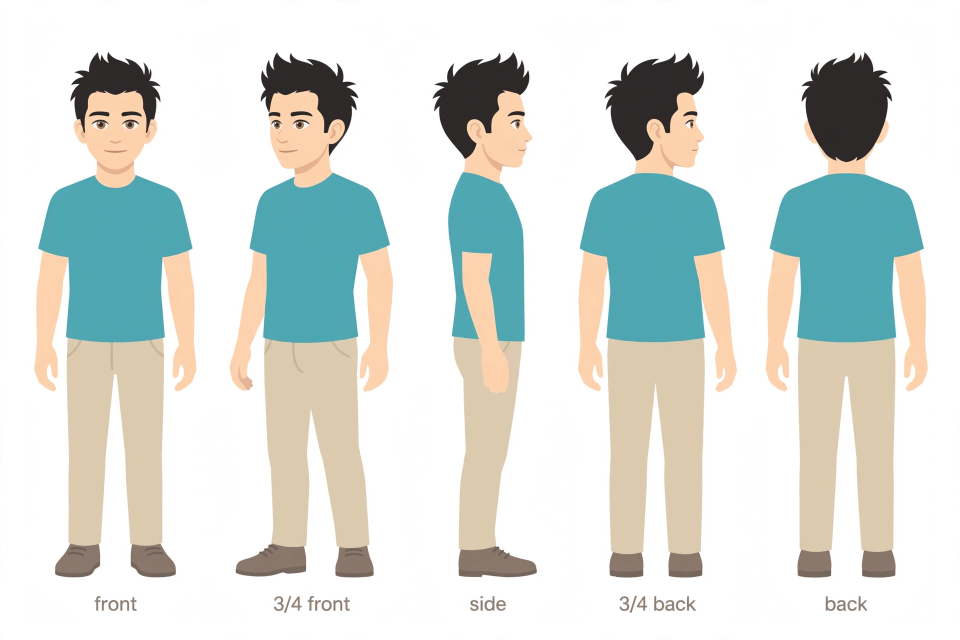
#> input picture whatsapp_artifacts/man in all poses.jpg, 1920 x 1280 px (shown at 1/2 size)
$ python cut_puppet.py '../../whatsapp_artifacts/man in all poses.jpg'
#> lines starting #> are read from the running program, lines starting #| are printed output that depends on the picture; after the words box and inside, x2 and y2 are one past the last pixel; in counts of white or black regions, pixels touching at a corner belong together
"""D1c puppet proof: cut the SIDE view of `man in all poses.jpg` into rig parts (flat-colour masks, hidden areas filled).

    .venv/Scripts/python tools/imggen/cut_puppet.py [--debug]
-> artifacts/d1c/parts/*.png + parts.json (pivots in part pixels, metres per pixel). --debug writes class/part previews.
The art is flat colour on white, so every pixel is classed by its nearest palette colour; alpha = un-blend from white.
"""
import json
import sys
from collections import deque
from pathlib import Path

import numpy as np
from PIL import Image

ROOT = Path(__file__).resolve().parents[2]
SRC = ROOT / "whatsapp_artifacts" / "man in all poses.jpg"
OUT = ROOT / "artifacts" / "d1c"
BOX = (840, 85, 1110, 1165)                     # side view in the 1920x1280 sheet
HEIGHT_M = 1.80                                  # hair tip to sole

PAL = {  # sampled from the sheet (see --debug), not the spec hex, so fills match the art exactly
    "hair": None, "skin": None, "skinD": None, "shirt": None, "pants": None, "shoes": None,
}
SEED = {"hair": (46, 43, 41), "skin": (250, 213, 176), "skinD": (232, 184, 150), "shirt": (79, 166, 178),
        "pants": (219, 203, 174), "shoes": (139, 126, 116), "eye": (110, 75, 45), "white": (255, 255, 255)}

# joints in SHEET pixels (side view, facing right) — read off the gridded crop
J = {"neck": (985, 330), "shoulder": (962, 395), "elbow": (958, 592), "wrist": (990, 690),
     "hip": (972, 735), "knee": (978, 905), "ankle": (985, 1092)}


def classify(img):
    a = img.astype(np.float32)
    names = list(SEED)
    cols = np.array([SEED[n] for n in names], np.float32)
    d = ((a[:, :, None, :] - cols[None, None]) ** 2).sum(-1)
    return np.array(names)[d.argmin(-1)], names


def sample_palette(img, cls):
    for n in PAL:
        m = cls == n
        PAL[n] = tuple(int(v) for v in np.median(img[m], axis=0)) if m.sum() > 50 else SEED[n]
#> after the loop, PAL = {'hair': (45, 41, 40), 'skin': (252, 210, 173), 'skinD': (229, 179, 146), 'shirt': (78, 167, 178), 'pants': (220, 202, 175), 'shoes': (138, 119, 107)}


def unblend_alpha(img):
    """alpha from how far a pixel is from white (flat art on white): 0 = white, 1 = a solid colour."""
    a = img.astype(np.float32)
    dark = 255 - a.min(-1)                      # distance of the darkest channel from white
    return np.clip(dark / 40.0, 0, 1)


def row_fill(rgba, mask, colour, y0, y1):
    """fill each row's span of `mask` between y0..y1 with `colour` (hides what lay on top, e.g. the arm)."""
    h, w = mask.shape
    for y in range(max(0, y0), min(h, y1)):
        xs = np.nonzero(mask[y])[0]
        if len(xs) > 1:
            rgba[y, xs[0]:xs[-1] + 1, :3] = colour
            rgba[y, xs[0] + 1:xs[-1], 3] = 255


def largest(mask):
    """the largest 8-connected piece of a mask (drops specks and neighbouring edge lines)."""
    seen = np.zeros_like(mask)
    best, best_n = None, 0
    for y0, x0 in zip(*np.nonzero(mask)):
        if seen[y0, x0]:
            continue
        q, pix = deque([(y0, x0)]), []
        seen[y0, x0] = True
        while q:
            y, x = q.popleft()
            pix.append((y, x))
            for dy in (-1, 0, 1):
                for dx in (-1, 0, 1):
                    v, u = y + dy, x + dx
                    if 0 <= v < mask.shape[0] and 0 <= u < mask.shape[1] and mask[v, u] and not seen[v, u]:
                        seen[v, u] = True
                        q.append((v, u))
        if len(pix) > best_n:
            best, best_n = pix, len(pix)
    out = np.zeros_like(mask)
    if best:
        ys, xs = zip(*best)
        out[list(ys), list(xs)] = True
    return out


def part(name, rgba, keep, pivot, parts, pad=6):
    """crop the pixels in `keep` to a tight PNG, remember the pivot in part pixels."""
    keep = largest(keep & (rgba[:, :, 3] > 0))
    a = rgba.copy()
    a[~keep, 3] = 0
    ys, xs = np.nonzero(a[:, :, 3] > 0)
    x0, x1, y0, y1 = xs.min() - pad, xs.max() + pad, ys.min() - pad, ys.max() + pad
    x0, y0 = max(0, x0), max(0, y0)
    Image.fromarray(a[y0:y1 + 1, x0:x1 + 1]).save(OUT / "parts" / f"{name}.png")
    px, py = pivot[0] - BOX[0], pivot[1] - BOX[1]
    parts[name] = {"file": f"parts/{name}.png", "pivot": [int(px - x0), int(py - y0)], "origin": [int(x0), int(y0)]}


def main():
    (OUT / "parts").mkdir(parents=True, exist_ok=True)
    img = np.array(Image.open(SRC).convert("RGB").crop(BOX))
    cls, _ = classify(img)
    sample_palette(img, cls)
    alpha = unblend_alpha(img)
    fig = alpha > 0.08                          # drops faint JPEG specks
#> fig: shape (1080, 270) bool; 44.5% white; 39 white regions (38 under 20 px), largest, box (x1, y1, x2, y2) and area: (24, 19, 236, 1071) 129730
    H, W = cls.shape
#> H = 1080; W = 270
    yy, xx = np.mgrid[0:H, 0:W]
    j = {k: (v[0] - BOX[0], v[1] - BOX[1]) for k, v in J.items()}
    # edge pixels were blended with the white page: un-blend so no light halo shows on a dark background
    a3 = np.maximum(alpha, 1e-3)[:, :, None]
    clean = np.clip((img.astype(np.float32) - (1 - a3) * 255) / a3, 0, 255).astype(np.uint8)
    rgba = np.dstack([np.where(fig[:, :, None], clean, img), (alpha * fig * 255).astype(np.uint8)])
    solid = lambda n: tuple(PAL[n])
    parts = {}

    shirt = (cls == "shirt") & fig
#> shirt: shape (1080, 270) bool; 12% white; 1 white region, box (x1, y1, x2, y2) and area: (57, 260, 209, 598) 34972
    pants = (cls == "pants") & fig
#> pants: shape (1080, 270) bool; 12.2% white; 383 white regions (376 under 20 px), largest, box (x1, y1, x2, y2) and area: (67, 418, 204, 1015) 34501, (111, 421, 145, 488) 103, (111, 263, 162, 283) 58
    shoes = (cls == "shoes") & fig
#> shoes: shape (1080, 270) bool; 2.6% white; 240 white regions (238 under 20 px), largest, box (x1, y1, x2, y2) and area: (77, 1007, 233, 1069) 7078, (191, 157, 200, 172) 64
    skin = np.isin(cls, ["skin", "skinD"]) & fig
#> skin: shape (1080, 270) bool; 9.4% white; 112 white regions (110 under 20 px), largest, box (x1, y1, x2, y2) and area: (88, 96, 224, 281) 13710, (85, 419, 178, 702) 13339

    # --- arm (in front of the torso): sleeve = shirt pixels inside a polygon band, skin below the sleeve hem
    sleeve_poly = (yy > j["shoulder"][1] - 45) & (yy < 512 - BOX[1]) & (xx > 925 - BOX[0]) & (xx < 1012 - BOX[0])
    upper = (skin & (yy >= 500 - BOX[1]) & (yy < j["elbow"][1] + 14)) & (xx < 1000 - BOX[0])
#> upper: shape (1080, 270) bool; 1.8% white; 1 white region, box (x1, y1, x2, y2) and area: (85, 419, 146, 521) 5300
    lower = skin & (yy >= j["elbow"][1] - 14) & (yy < 800 - BOX[1]) & (xx > 925 - BOX[0]) & ~((cls == "skinD") & (xx < 975 - BOX[0]) & (yy > 690 - BOX[1]))
#> lower: shape (1080, 270) bool; 3.3% white; 15 white regions (14 under 20 px), largest, box (x1, y1, x2, y2) and area: (88, 493, 178, 702) 9484
    # the sleeve is teal on teal (no edge in the art): the page draws it as a rounded shape over this skin part
    del sleeve_poly
    part("upperArm", rgba, upper, J["shoulder"], parts)
#> the loop in largest, `for y0, x0 in zip(*np.nonzero(mask)):` made 5300 passes
#> (y0, x0, best_n) on pass 1: (419, 86, 5300)
#> (y0, x0) on passes 2 to 7: (419, 87), (420, 85), (420, 86), (420, 87), (420, 88), (420, 89)
#> after the loop in largest, `for y0, x0 in zip(*np.nonzero(mask)):`: best = 5300 pairs, first value 419 to 520, second value 85 to 145; best_n = 5300
#> in largest, `ys, xs = zip(*best)`: ys = 5300 values, max 520 at index 5249, min 419 at index 0, mean 469.6; xs = 5300 values, max 145 at index 5299, min 85 at index 2, mean 113.2
#> in part, `ys, xs = np.nonzero(a[:, :, 3] > 0)`: ys = 5300 values from 419 to 520
#> in part, `x0, x1, y0, y1 = xs.min() - pad, xs.max() + pad, ys.min() - pad, ys.ma..`: x0 = 79; x1 = 151; y0 = 413; y1 = 526
#> in part, `Image.fromarray(a[y0:y1 + 1, x0:x1 + 1]).save(OUT / "parts" / f"{name}..`:
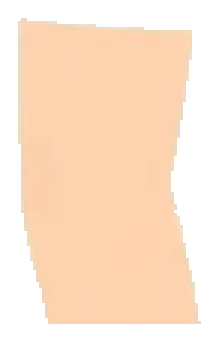
#> saved as upperArm.png: PIL image 73x114 RGBA (shown 3 times larger); mean R, G, B, A 200.7, 197.5, 175.3, 162.4; transparent parts drawn white
    part("foreArm", rgba, lower, J["elbow"], parts)
#> the loop in largest (call 2), `for y0, x0 in zip(*np.nonzero(mask)):` made 9527 passes
#> (y0, x0, best_n) on pass 1: (493, 88, 9484)
#> (y0, x0) on passes 2 to 7: (493, 89), (493, 90), (493, 91), (493, 92), (493, 93), (493, 94)
#> in part (call 2), `keep = largest(keep & (rgba[:, :, 3] > 0))`: keep: shape (1080, 270) bool; 3.3% white; 1 white region, box (x1, y1, x2, y2) and area: (88, 493, 178, 702) 9484

    # --- torso: shirt silhouette with the arm hole filled flat teal; neck skin above the collar rides on the torso
    tor = rgba.copy()
    row_fill(tor, shirt, solid("shirt"), 0, H)
    shirt_full = tor[:, :, 3] > 0
    shirt_full &= (np.abs(tor[:, :, :3].astype(int) - solid("shirt")).sum(-1) < 60) | shirt
#> shirt_full: shape (1080, 270) bool; 15% white; 1 white region, box (x1, y1, x2, y2) and area: (57, 260, 209, 598) 43852
    neck = skin & (yy > 300 - BOX[1]) & (yy < 360 - BOX[1]) & (xx > 935 - BOX[0]) & (xx < 1010 - BOX[0])
#> neck: shape (1080, 270) bool; 1.2% white; 1 white region, box (x1, y1, x2, y2) and area: (96, 216, 170, 275) 3593
    part("torso", tor, shirt_full | neck, J["hip"], parts)
#> after the loop in largest (call 3), `for y0, x0 in zip(*np.nonzero(mask)):`: seen: shape (1080, 270) bool; 16.3% white; 1 white region, box (x1, y1, x2, y2) and area: (57, 216, 209, 598) 47445

    # --- head: everything above the jaw/neck line that is hair or skin (the face is redrawn live)
    head = fig & (yy < 336 - BOX[1]) & ~shirt     # overlaps the neck; drawn on top of the torso
#> head: shape (1080, 270) bool; 11.8% white; 13 white regions (12 under 20 px), largest, box (x1, y1, x2, y2) and area: (24, 19, 228, 251) 34423
    hd = rgba.copy()
    face_box = (xx > 1008 - BOX[0]) & (xx < 1068 - BOX[0]) & (yy > 198 - BOX[1]) & (yy < 302 - BOX[1])
    erase = face_box & head & ~np.isin(cls, ["skin"]) & (alpha > 0.3)
#> erase: shape (1080, 270) bool; 0.24% white; 9 white regions (4 under 20 px), largest, box (x1, y1, x2, y2) and area: (175, 136, 211, 148) 285, (180, 153, 202, 173) 251, (208, 180, 225, 212) 70, (196, 213, 214, 217) 48, (207, 153, 219, 179) 32
    hd[erase, :3] = solid("skin")              # wipe drawn eye, brow, mouth (nose is silhouette, kept)
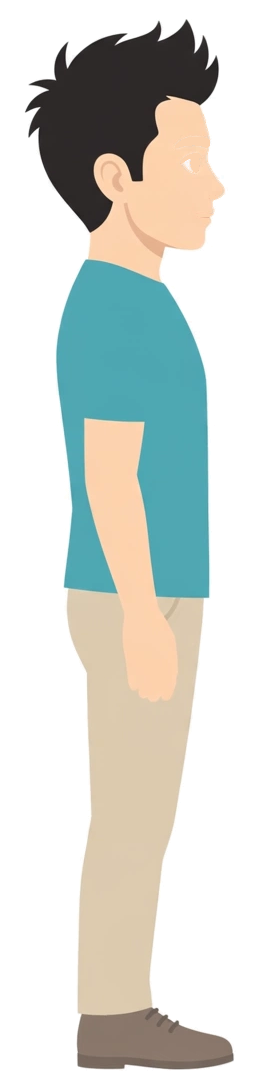
#> hd: shape (1080, 270, 4); mean R, G, B, A 211.6, 215.4, 209.5, 111; transparent parts drawn white
    for y in range(198 - BOX[1], 302 - BOX[1]):  # eye whites read as background: make the face solid skin up to its profile edge
        xs = np.nonzero(head[y] & (alpha[y] > 0.5))[0]
        if len(xs) < 2:
            continue
        span = np.zeros(W, bool)
        span[xs[0]:xs[-1]] = True
        fix = span & face_box[y] & (cls[y] != "hair")
        hd[y, fix, :3] = solid("skin")
        hd[y, fix, 3] = 255
        head[y, xs[0]:xs[-1]] = True
#> hd: shape (1080, 270, 4); 1.31% of pixels changed, all inside (x1, y1, x2, y2) = (169, 114, 224, 217)
#> head: shape (1080, 270) bool; 11.8% white; 13 white regions (12 under 20 px), largest, box (x1, y1, x2, y2) and area: (24, 19, 228, 251) 34446
    part("head", hd, head, J["neck"], parts)
#> call 4 of part, with name = 'head', pivot = (985, 330), pad = 6
#> in part (call 4), `keep = largest(keep & (rgba[:, :, 3] > 0))`: keep: shape (1080, 270) bool; 11.8% white; 1 white region, box (x1, y1, x2, y2) and area: (24, 19, 228, 251) 34423
#> in part (call 4), `x0, x1, y0, y1 = xs.min() - pad, xs.max() + pad, ys.min() - pad, ys.ma..`: x0 = 18; x1 = 233; y0 = 13; y1 = 256
#> in part (call 4), `Image.fromarray(a[y0:y1 + 1, x0:x1 + 1]).save(OUT / "parts" / f"{name}..`:
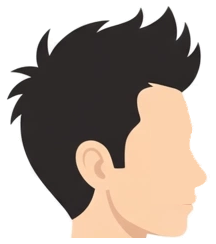
#> saved as head.png: PIL image 216x244 RGBA; mean R, G, B, A 174.1, 161.5, 151.5, 163; transparent parts drawn white

    # --- legs: pants rows filled flat (removes the hand), split at the knee; shoe separate
    pl = rgba.copy()
    row_fill(pl, pants, solid("pants"), 0, H)
#> the loop in row_fill (call 2), `for y in range(max(0, y0), min(h, y1)):` made 1080 passes
#> xs on passes 20 to 22: [186], [185], [159, 188]
    pfull = (pl[:, :, 3] > 0) & (np.abs(pl[:, :, :3].astype(int) - solid("pants")).sum(-1) < 60) | pants
#> pfull: shape (1080, 270) bool; 28.9% white; 67 white regions (43 under 20 px), largest, box (x1, y1, x2, y2) and area: (61, 411, 209, 1016) 54233, (24, 86, 224, 286) 17999, (54, 19, 219, 69) 3447
    pfull &= yy > 680 - BOX[1]
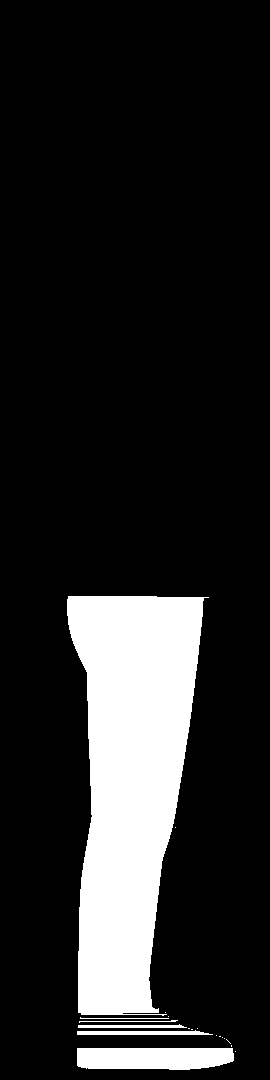
#> pfull: shape (1080, 270) bool; 14.8% white; 19 white regions (13 under 20 px), largest, box (x1, y1, x2, y2) and area: (67, 596, 209, 1016) 38988, (77, 1048, 234, 1070) 3184, (77, 1030, 213, 1035) 519, (78, 1024, 187, 1028) 320, (79, 1020, 178, 1023) 105, (80, 1017, 169, 1019) 90
    part("pelvis", pl, pfull & (yy < j["hip"][1] + 40), J["hip"], parts)
#> after the loop in largest (call 5), `for y0, x0 in zip(*np.nonzero(mask)):`: seen: shape (1080, 270) bool; 4% white; 1 white region, box (x1, y1, x2, y2) and area: (67, 596, 209, 690) 11619
#> in part (call 5), `ys, xs = np.nonzero(a[:, :, 3] > 0)`: ys = 11619 values from 596 to 689; xs = 11619 values, max 208 at index 229, min 67 at index 366, mean 136.7
#> in part (call 5), `x0, x1, y0, y1 = xs.min() - pad, xs.max() + pad, ys.min() - pad, ys.ma..`: x0 = 61; x1 = 214; y0 = 590; y1 = 695
#> in part (call 5), `Image.fromarray(a[y0:y1 + 1, x0:x1 + 1]).save(OUT / "parts" / f"{name}..`:
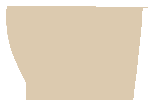
#> saved as pelvis.png: PIL image 154x106 RGBA; mean R, G, B, A 223.4, 211, 189.4, 181.5; transparent parts drawn white
    part("thigh", pl, pfull & (yy > j["hip"][1] - 30) & (yy < j["knee"][1] + 18), J["hip"], parts)
#> after the loop in largest (call 6), `for y0, x0 in zip(*np.nonzero(mask)):`: seen: shape (1080, 270) bool; 7.6% white; 2 white regions (1 under 20 px), largest, box (x1, y1, x2, y2) and area: (68, 621, 202, 838) 22179
#> in part (call 6), `keep = largest(keep & (rgba[:, :, 3] > 0))`: keep: shape (1080, 270) bool; 7.6% white; 1 white region, box (x1, y1, x2, y2) and area: (68, 621, 202, 838) 22179
#> in part (call 6), `x0, x1, y0, y1 = xs.min() - pad, xs.max() + pad, ys.min() - pad, ys.ma..`: x0 = 62; x1 = 207; y0 = 615; y1 = 843
#> in part (call 6), `Image.fromarray(a[y0:y1 + 1, x0:x1 + 1]).save(OUT / "parts" / f"{name}..`:
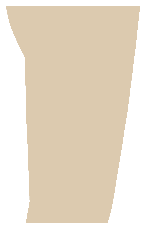
#> saved as thigh.png: PIL image 146x229 RGBA; mean R, G, B, A 230.2, 217.3, 197.7, 169.2; transparent parts drawn white
    part("shin", pl, pfull & (yy > j["knee"][1] - 18) & (yy < j["ankle"][1] + 6), J["knee"], parts)
#> the loop in largest (call 7), `for y0, x0 in zip(*np.nonzero(mask)):` made 16261 passes
#> best_n on pass 1: 16259
#> after the loop in largest (call 7), `for y0, x0 in zip(*np.nonzero(mask)):`:
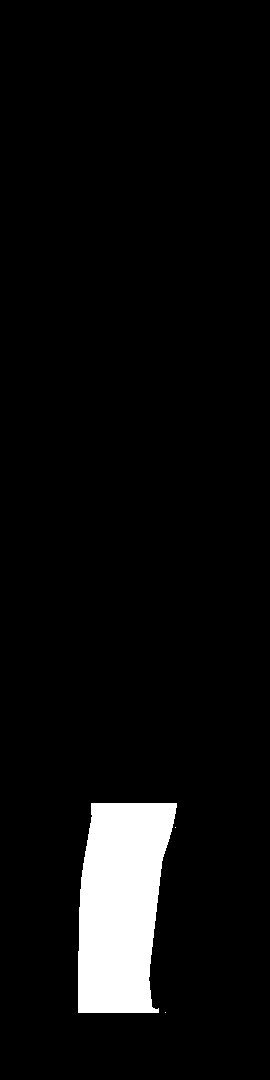
#> seen: shape (1080, 270) bool; 5.6% white; 3 white regions (2 under 20 px), largest, box (x1, y1, x2, y2) and area: (78, 803, 177, 1013) 16259
#> after the loop in largest (call 7), `for y0, x0 in zip(*np.nonzero(mask)):`: best = 16259 pairs, first value 803 to 1012, second value 78 to 176; best_n = 16259
#> in largest (call 7), `ys, xs = zip(*best)`: ys = 16259 values, max 1012 at index 16171, min 803 at index 0, mean 904.7; xs = 16259 values, max 176 at index 6899, min 78 at index 11712, mean 120.3
    part("shoe", rgba, shoes & (yy > 1080 - BOX[1]), J["ankle"], parts)

    top = np.nonzero(fig.any(1))[0]
#> top = 1052 values from 19 to 1070
    mpp = HEIGHT_M / (top.max() - top.min())
#> mpp = 0.00171
    face = {k: [v[0] - parts["head"]["origin"][0], v[1] - parts["head"]["origin"][1]] for k, v in
            {"eye": (1050 - BOX[0], 240 - BOX[1]), "brow": (1046 - BOX[0], 214 - BOX[1]), "mouth": (1046 - BOX[0], 292 - BOX[1])}.items()}
    meta = {"view": "side", "facing": "right", "m_per_px": mpp, "palette": PAL, "parts": parts, "face": face,
            "joints_sheet_px": J, "box": BOX, "source": SRC.name}
    (OUT / "parts.json").write_text(json.dumps(meta, indent=1))
    print("parts:", list(parts), "m/px %.5f" % mpp, "palette", PAL)
#> (printed output is left out)
    if "--debug" in sys.argv:
        colours = {n: SEED[n] for n in SEED}
        dbg = np.zeros((H, W, 3), np.uint8)
        for n, c in colours.items():
            dbg[cls == n] = c
        Image.fromarray(dbg).save(OUT / "debug_classes.png")


if __name__ == "__main__":
    main()
